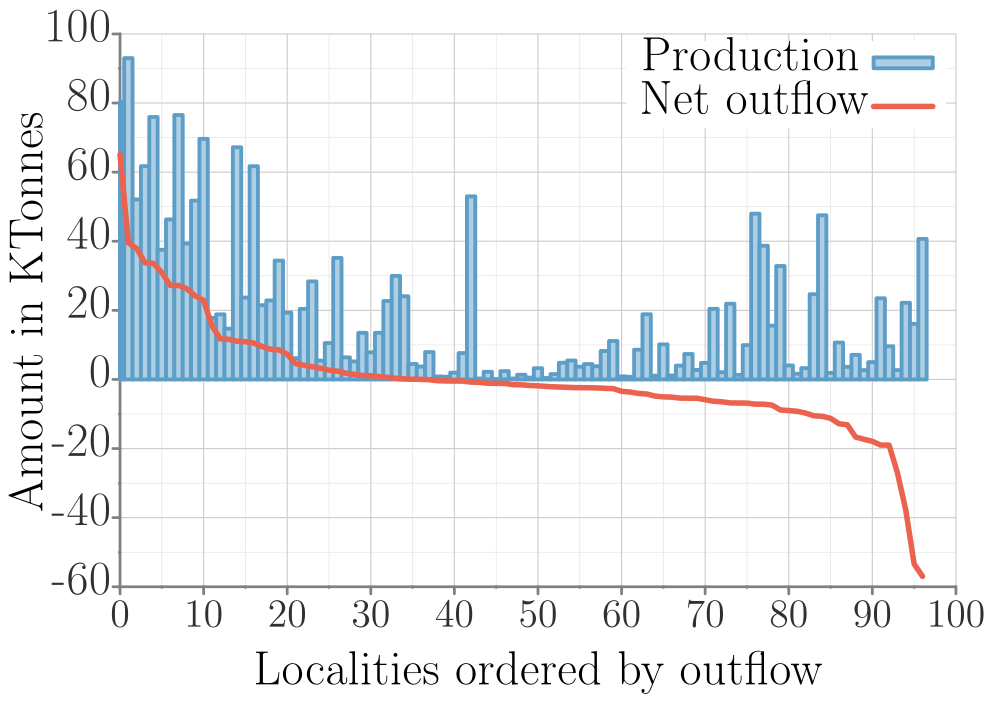

Write the gnuplot code that produced this figure.
##### terminal
set term tikz standalone size 12.5cm,8.75cm font ",14" gparrows scale 2,2 textscale 2
set datafile separator ','

##### output
set output 'prod_netout_flows_precip1_b1_k500.tex'

##### bg: bg color, axes, grid, tics
##### http://www.colourlovers.com/palette/268142/Danger_Mouse
Danger='#F84934'; # red
Shoes='#4D5E5F'; # grey
##### Rand Olson
roBlue='#1F77B4';
roRed='#D62728';
# border
set style line 21 lt 1 lc rgb '#808080' 
set border 3 back ls 21 lw 5
# grid
set style line 22 lt 2 lc rgb '#CCCCCC' lw 2
set style line 23 lt 2 lc rgb '#DDDDDD' lw 1
set grid xtics mxtics ytics mytics back ls 22, ls 23
# tics
set tics textcolor rgb '#303030'
set tics nomirror out scale 1,.1
set mxtics 2
set mytics 2

##### load default linestyles
set style increment user
# taken care of in terminal
do for [i=1:15] { set style line i lt 1 lw 7 }

##### line colors
# mathematica default
DarkBlue= '#5e82b5'
Orange=   '#e09c24'
Green=    '#8fb030'
Red=      '#eb634f'
Purple=   '#8778b3'
Brown=    '#c46e1a'
LightBlue='#5c9ec7'
Yellow=   '#FDBF6F'
MATHEMATICA="#5e82b5 #e09c24 #8fb030 #eb634f #8778b3 #c46e1a #5c9ec7 #FDBF6F"
do for[i=1:8] {set style line i lc rgb word(MATHEMATICA,i)}
####

##### data style
set style data lines

# NOTE: offsets should be a function of font sizes
##### key
set key t l Left spacing 2 width 5 opaque font ",18"

##### tics (note that tics are also set in theme)
set xtics font ",18" offset 0,.2
set ytics font ",18" offset 1.5,0

##### plot
set title font ",18" "" offset -3,.3
set xlabel "Localities ordered by outflow" offset 0,0 font ",18"
set ylabel "Amount in KTonnes" offset -2,0 font ",18"


set notitle;        set key t r width 7;        set ytics offset 2,0;        set xtics offset 0,-.5;        set xlabel offset 0,.4;        set ylabel offset -.2,0;        set format y "%.s";        set xtics font ",15";

plot "../results/props_flows_precip1_b1_k500.csv" u 3 w boxes fs solid .5 ls 7 t "Production","../results/props_flows_precip1_b1_k500.csv" u 2 ls 4 lw 10 t "Net outflow";
